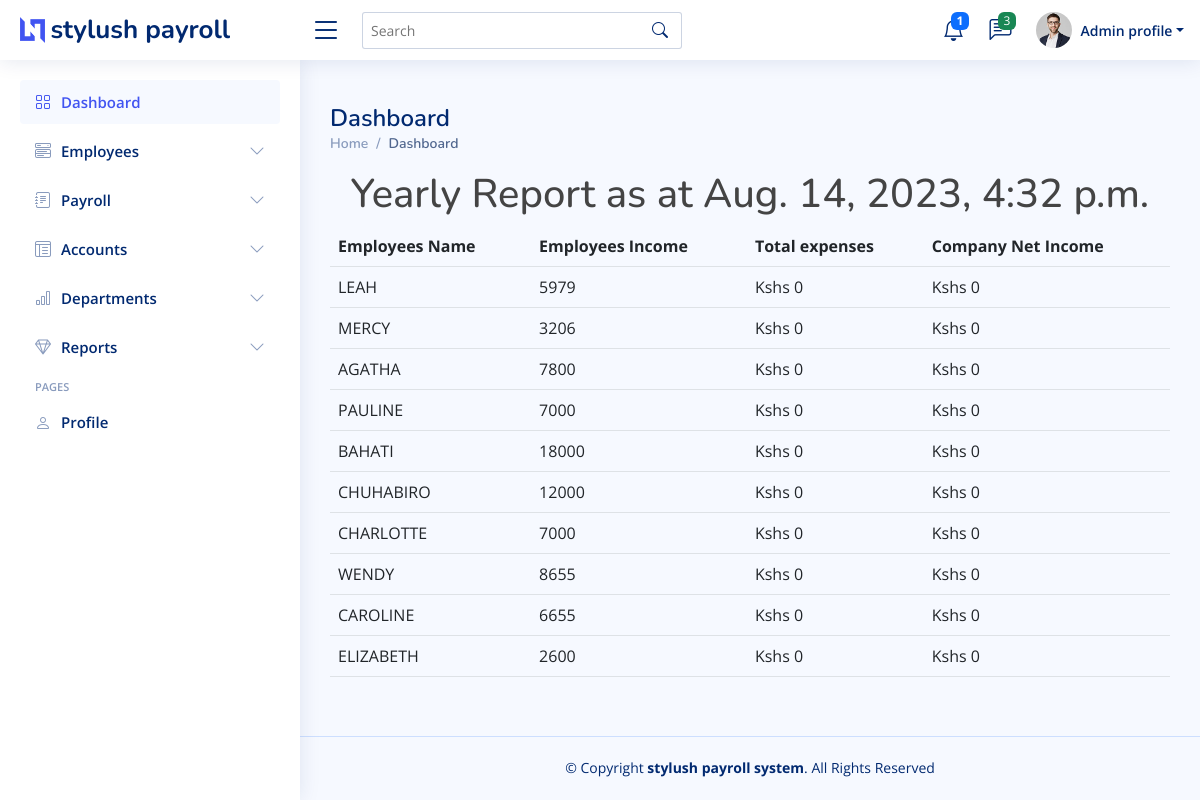
Screenshot of /home/yearlyReport/ (signed in) with the database file from the repository.
### first/models.py (models this page shows, shortened)
class Employees(models.Model):
    SALARY_TYPE_CHOICES = (
        ('COMMISION', 'Commision'),
        ('FIXED', 'Fixed'),
    )
    first_name = models.CharField(max_length=255)
    middle_name = models.CharField(max_length=255)
    last_name = models.CharField(max_length=255)
    username = models.CharField(max_length=255)
    Employement_id = models.IntegerField()
    Email = models.EmailField(blank=True, null=True)
    phone_number = models.IntegerField(blank=True, null=True)
    kra_pin = models.IntegerField(blank=True, null=True)
    image = models.ImageField(upload_to='upload/', default = 'a.png', blank=True, null=True)
    front_id_image = models.ImageField(upload_to='upload/',  default = 'a.png' ,  blank=True, null=True)
    back_id_image = models.ImageField(upload_to='upload/',  default = 'a.png',  blank=True, null=True)
    salary_type=models.CharField(max_length=255,blank=True, choices=SALARY_TYPE_CHOICES)
    department = models.ForeignKey("Department", on_delete=models.CASCADE, related_name='employees')
    next_of_kin_first_name = models.CharField(max_length=255, blank=True, null=True)
    next_of_kin_middle_name =models.CharField(max_length=255, blank=True, null=True)
    next_of_kin_last_name = models.CharField(max_length=255, blank=True, null=True)
    next_of_kin_national_id = models.IntegerField( blank=True, null=True)
    next_of_kin_relationship = models.CharField(max_length=255, blank=True, null=True)
    next_of_kin_phone_number = models.IntegerField(blank=True, null=True)
    next_of_kin_email = models.EmailField(blank=True, null=True)
    date = models.DateTimeField(auto_now_add=True, blank=True, null=True)
    total_income = models.IntegerField(default=0, blank=True)

### first/views.py (the view)
# urls.py: path('yearlyReport/', views.yearlyReports, name='yearlyReports'),
@login_required
def yearlyReports(request):
    time = datetime.now()
    employees = Employees.objects.all()
    context = {
        'employees': employees,
        'time' : time,
    }
    return render(request , 'Dashboard/yearlyReports.html', context)

### first/templates/Dashboard/yearlyReports.html (shortened to what this page needs)
<!DOCTYPE html>
{% load static %}
<html lang="en">
<head>
  <link href="{% static 'vendor/bootstrap/css/bootstrap.min.css' %}" rel="stylesheet">
  <link href="{% static 'vendor/bootstrap-icons/bootstrap-icons.css' %}" rel="stylesheet">
  <link href="{% static 'vendor/boxicons/css/boxicons.min.css' %}" rel="stylesheet">
  <link href="{% static 'vendor/quill/quill.snow.css' %}" rel="stylesheet">
  <link href="{% static 'vendor/quill/quill.bubble.css' %}" rel="stylesheet">
  <link href="{% static 'vendor/remixicon/remixicon.css' %}" rel="stylesheet">
  <link href="{% static 'vendor/simple-datatables/style.css' %}" rel="stylesheet">
  <link href="{% static 'css/style.css' %}" rel="stylesheet">
</head>
<body>
  <header id="header" class="header fixed-top d-flex align-items-center">
    <div class="d-flex align-items-center justify-content-between">
      <a href="{% url 'index' %}" class="logo d-flex align-items-center">
        <img src="{% static 'img/logo.png'  %}" alt="">
        <span class="d-none d-lg-block">stylush payroll</span>
      </a>
      <i class="bi bi-list toggle-sidebar-btn"></i>
    </div>
    <div class="search-bar">
      <form class="search-form d-flex align-items-center" method="POST" action="#">
        <input type="text" name="query" placeholder="Search" title="Enter search keyword">
        <button type="submit" title="Search"><i class="bi bi-search"></i></button>
      </form>
    </div>
    <nav class="header-nav ms-auto">
      <ul class="d-flex align-items-center">
        <li class="nav-item dropdown">
          <a class="nav-link nav-icon" href="#" data-bs-toggle="dropdown">
            <i class="bi bi-bell"></i>
            <span class="badge bg-primary badge-number"><b>1</b></span>
          </a>
        </li>
        <li class="nav-item dropdown">
          <a class="nav-link nav-icon" href="#" data-bs-toggle="dropdown">
            <i class="bi bi-chat-left-text"></i>
            <span class="badge bg-success badge-number">3</span>
          </a>
        </li>
        <li class="nav-item dropdown pe-3">
          <a class="nav-link nav-profile d-flex align-items-center pe-0" href="#" data-bs-toggle="dropdown">
            <img src="{% static 'img/profile-img.jpg'   %}" alt="Profile" class="rounded-circle">
            <span class="d-none d-md-block dropdown-toggle ps-2">Admin profile</span>
          </a>
        </li>
      </ul>
    </nav>
  </header>
  <aside id="sidebar" class="sidebar">
    <ul class="sidebar-nav" id="sidebar-nav">
      <li class="nav-item">
        <a class="nav-link " href="{% url 'index' %}">
          <i class="bi bi-grid"></i>
          <span>Dashboard</span>
        </a>
      </li>
      <li class="nav-item">
        <a class="nav-link collapsed" data-bs-target="#components-nav" data-bs-toggle="collapse" href="#">
          <i class="bi bi-menu-button-wide"></i><span>Employees</span><i class="bi bi-chevron-down ms-auto"></i>
        </a>
      </li>
      <li class="nav-item">
        <a class="nav-link collapsed" data-bs-target="#forms-nav" data-bs-toggle="collapse" href="#">
          <i class="bi bi-journal-text"></i><span>Payroll</span><i class="bi bi-chevron-down ms-auto"></i>
        </a>
      </li>
      <li class="nav-item">
        <a class="nav-link collapsed" data-bs-target="#tables-nav" data-bs-toggle="collapse" href="#">
          <i class="bi bi-layout-text-window-reverse"></i><span>Accounts</span><i class="bi bi-chevron-down ms-auto"></i>
        </a>
      </li>
      <li class="nav-item">
        <a class="nav-link collapsed" data-bs-target="#charts-nav" data-bs-toggle="collapse" href="#">
          <i class="bi bi-bar-chart"></i><span>Departments</span><i class="bi bi-chevron-down ms-auto"></i>
        </a>
      </li>
      <li class="nav-item">
        <a class="nav-link collapsed" data-bs-target="#icons-nav" data-bs-toggle="collapse" href="#">
          <i class="bi bi-gem"></i><span>Reports</span><i class="bi bi-chevron-down ms-auto"></i>
        </a>
      </li>
      <li class="nav-heading">Pages</li>
      <li class="nav-item">
        <a class="nav-link collapsed" href="{% url 'profile'   %}">
          <i class="bi bi-person"></i>
          <span>Profile</span>
        </a>
      </li>
    </ul>
  </aside>
                                           END SIDE BAR
<main id="main" class="main">
  <div class="pagetitle">
    <h1>Dashboard</h1>
    <nav>
      <ol class="breadcrumb">
        <li class="breadcrumb-item"><a href="{% url 'index' %}">Home</a></li>
        <li class="breadcrumb-item active">Dashboard</li>
      </ol>
    </nav>
  </div>
  <section class="section dashboard">
    <div class="row">
<div>
    <h1 class="text-center">Yearly Report as at {{time}}</h1>
</div>
<div>
    <table class="table">
  <thead>
      <tr>
    <th>Employees Name</th>
    <th>Employees Income</th>
    <th>Total expenses</th>
    <th>Company Net Income</th>
    </tr>
  </thead>
  <tbody>
{% for employee in employees %}
<tr>
    <td>{{employee.first_name}}</td>
    <td>{{employee.total_income}}</td>
    <td>Kshs 0</td>
    <td>Kshs 0</td>
</tr>
{% endfor  %}
  </tbody>
</table>
</div>
    </div>
  </section>
</main>
  <footer id="footer" class="footer">
    <div class="copyright">
      &copy; Copyright <strong><span>stylush payroll system</span></strong>. All Rights Reserved
    </div>
  </footer>
</body>
</html>

### static/css/style.css (style rules this page uses)
:root { scroll-behavior: smooth; }
body { font-family: "Open Sans", sans-serif; background: #f6f9ff; color: #444444; }
a { color: #4154f1; text-decoration: none; }
h1, h2, h3, h4, h5, h6 { font-family: "Nunito", sans-serif; }
#main { margin-top: 60px; padding: 20px 30px; transition: all 0.3s; }
.pagetitle { margin-bottom: 10px; }
.pagetitle h1 { font-size: 24px; margin-bottom: 0; font-weight: 600; color: #012970; }
.breadcrumb { font-size: 14px; font-family: "Nunito", sans-serif; color: #899bbd; font-weight: 600; }
.breadcrumb a { color: #899bbd; transition: 0.3s; }
.breadcrumb .breadcrumb-item::before { color: #899bbd; }
.breadcrumb .active { color: #51678f; font-weight: 600; }
.logo { line-height: 1; }
@media (min-width: 1200px) { .logo { width: 280px; } }
.logo img { max-height: 26px; margin-right: 6px; }
.logo span { font-size: 26px; font-weight: 700; color: #012970; font-family: "Nunito", sans-serif; }
.header { transition: all 0.5s; z-index: 997; height: 60px; box-shadow: 0px 2px 20px rgba(1, 41, 112, 0.1); background-color: #fff; padding-left: 20px; }
.header .toggle-sidebar-btn { font-size: 32px; padding-left: 10px; cursor: pointer; color: #012970; }
.header .search-bar { min-width: 360px; padding: 0 20px; }
.header .search-form { width: 100%; }
.header .search-form input { border: 0; font-size: 14px; color: #012970; border: 1px solid rgba(1, 41, 112, 0.2); padding: 7px 38px 7px 8px; border-radius: 3px; transition: 0.3s; width: 100%; }
.header .search-form button { border: 0; padding: 0; margin-left: -30px; background: none; }
.header .search-form button i { color: #012970; }
.header-nav ul { list-style: none; }
.header-nav>ul { margin: 0; padding: 0; }
.header-nav .nav-icon { font-size: 22px; color: #012970; margin-right: 25px; position: relative; }
.header-nav .nav-profile { color: #012970; }
.header-nav .nav-profile img { max-height: 36px; }
.header-nav .nav-profile span { font-size: 14px; font-weight: 600; }
.header-nav .badge-number { position: absolute; inset: -2px -5px auto auto; font-weight: normal; font-size: 12px; padding: 3px 6px; }
.sidebar { position: fixed; top: 60px; left: 0; bottom: 0; width: 300px; z-index: 996; transition: all 0.3s; padding: 20px; overflow-y: auto; scrollbar-width: thin; scrollbar-color: #aab7cf transparent; box-shadow: 0px 0px 20px rgba(1, 41, 112, 0.1); background-color: #fff; }
@media (min-width: 1200px) { #main, #footer { margin-left: 300px; } }
.sidebar-nav { padding: 0; margin: 0; list-style: none; }
.sidebar-nav li { padding: 0; margin: 0; list-style: none; }
.sidebar-nav .nav-item { margin-bottom: 5px; }
.sidebar-nav .nav-heading { font-size: 11px; text-transform: uppercase; color: #899bbd; font-weight: 600; margin: 10px 0 5px 15px; }
.sidebar-nav .nav-link { display: flex; align-items: center; font-size: 15px; font-weight: 600; color: #4154f1; transition: 0.3; background: #f6f9ff; padding: 10px 15px; border-radius: 4px; }
.sidebar-nav .nav-link i { font-size: 16px; margin-right: 10px; color: #4154f1; }
.sidebar-nav .nav-link.collapsed { color: #012970; background: #fff; }
.sidebar-nav .nav-link.collapsed i { color: #899bbd; }
.sidebar-nav .nav-link .bi-chevron-down { margin-right: 0; transition: transform 0.2s ease-in-out; }
.footer { padding: 20px 0; font-size: 14px; transition: all 0.3s; border-top: 1px solid #cddfff; }
.footer .copyright { text-align: center; color: #012970; }

### rows the page displays
Employees: first_name "LEAH", total_income "5979"
Employees: first_name "MERCY", total_income "3206"
Employees: first_name "AGATHA", total_income "7800"
Employees: first_name "PAULINE", total_income "7000"
Employees: first_name "BAHATI", total_income "18000"
Employees: first_name "CHUHABIRO", total_income "12000"
Employees: first_name "CHARLOTTE", total_income "7000"
Employees: first_name "WENDY", total_income "8655"
Employees: first_name "CAROLINE", total_income "6655"
Employees: first_name "ELIZABETH", total_income "2600"

### other values shown
{{ time }} "Aug. 14, 2023, 4:32 p.m."
